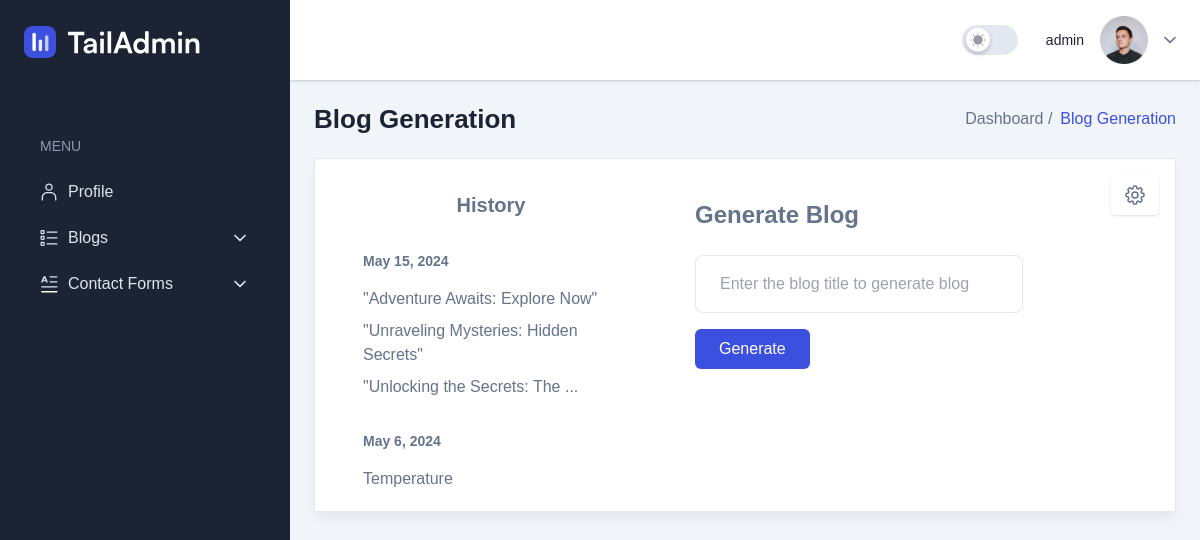
/blog/ (signed in), run on an earlier commit of the app's database.
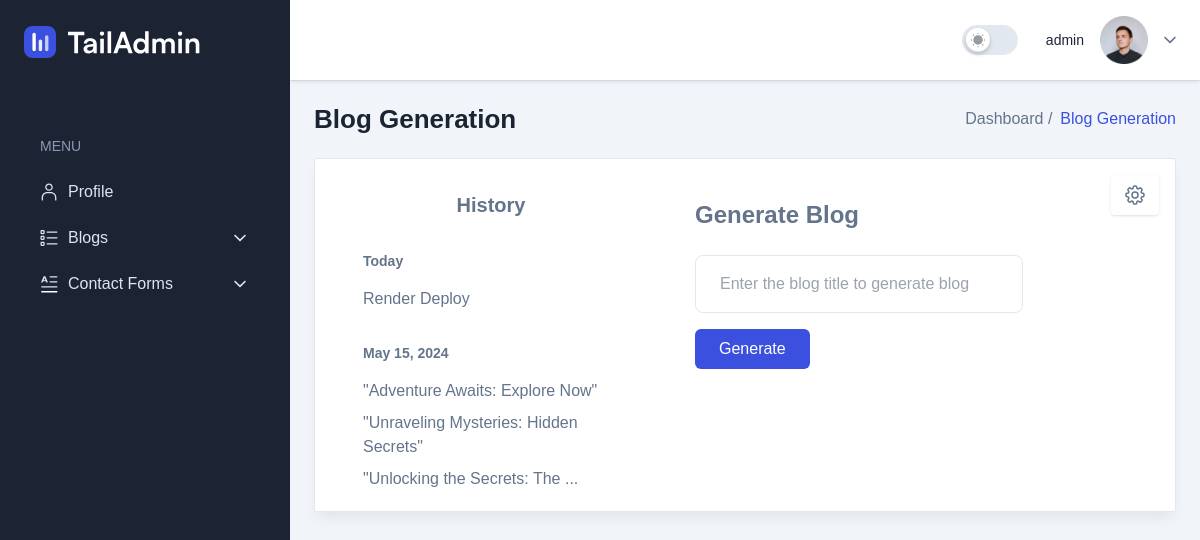
And on a later commit of the database.
### assistant/models.py (models this page shows, shortened)
class BlogSection(BaseModel):
    user = models.ForeignKey(settings.AUTH_USER_MODEL,on_delete=models.CASCADE )
    title = models.CharField(max_length = 2000, blank = True, null = True)
    slug = models.SlugField(max_length=255, unique=True, blank=True, null=True)

### assistant/views.py (the view, shortened to what this page needs)
# urls.py: path('blog/', views.GenerateBlogView.as_view(), name='generate_blog'),
class GenerateBlogView(LoginRequiredMixin, TemplateView):
    template_name = 'assistant/test2.html'
    items_per_page = 10
    def get_context_data(self, **kwargs):
        context = super().get_context_data(**kwargs)
        queryset = BlogSection.objects.filter(user = self.request.user).order_by('-id')
        blogs_grouped_by_date = {}
        blogs = BlogSection.objects.filter(user = self.request.user).order_by('-updated_dt')
        for blog in blogs:
            created_date = blog.updated_dt.date()  #using updated_dt because updated_dt gets updated if new blog for same title is created
            if created_date not in blogs_grouped_by_date:
                blogs_grouped_by_date[created_date] = []
            blogs_grouped_by_date[created_date].append(blog)
        context['blogs_grouped_by_date'] = blogs_grouped_by_date
        context['blogs'] = queryset
        generation_config = self.request.session.get('generation_config_blog', DEFAULT_GENERATION_CONFIG)
        context['form'] = BlogForm()
        context['form2'] = GenerationConfigForm(initial=generation_config)
        return context

### assistant/forms.py
class BlogForm(forms.Form):
    prompt = forms.CharField(
        widget=forms.TextInput(
            attrs={
                 'id': 'id_prompt',
                'placeholder': 'Enter the blog title to generate blog ',
                'class': 'w-full rounded-lg border border-stroke bg-transparent py-4 pl-6 pr-10 outline-none focus:border-primary focus-visible:shadow-none dark:border-form-strokedark dark:bg-form-input dark:focus:border-primary'
                }
        ),
        required=True)

### assistant/templatetags/assistant_tags.py (called while the page is built)
@register.filter
def get_first_four_words(value):
    if value is not None:
        words = value.split()[:4]
        if len(value.split()) > 4:
            return ' '.join(words) + ' ...'
        else:
            return ' '.join(words)
    else:
        return None

### assistant/templates/assistant/test2.html (shortened to what this page needs)
{% extends 'base.html' %}
{% load static   %}
{% load assistant_tags %}
{% load humanize %}
{% block breadcrumb%}
<h2 class="text-title-md2 font-bold text-black dark:text-white">
    Blog Generation
</h2>
<nav>
    <ol class="flex items-center gap-2">
        <li>
            <a class="font-medium" href="{% url 'home' %}">Dashboard /</a>
        </li>
        <li class="font-medium text-primary">Blog Generation</li>
    </ol>
</nav>
{% endblock%}
{% block content %}
<div class="rounded-sm border border-stroke bg-white shadow-default dark:border-strokedark dark:bg-boxdark">
    <div class="w-full border-stroke dark:border-strokedark">
        <div class="w-full p-4">
            <div class="flex gap-16">
                <div class="w-4/12">
                  <div x-data="{ isDragging: false, initialY: 0, currentY: 0, showScrollbar: false, onMouseMove: function(event) { /* Define your behavior here */ }, onMouseUp: function() { /* Define your behavior here */ } }"
         x-init="() => { window.addEventListener('mousemove', onMouseMove); window.addEventListener('mouseup', onMouseUp); }"
         x-on:mousedown.prevent="isDragging = true; initialY = $event.clientY; currentY = $event.clientY"
         x-on:mouseleave.window="isDragging = false"
         x-on:mouseup.window="isDragging = false"
         x-on:mouseenter="showScrollbar = true"
         x-on:mouseleave="showScrollbar = false"
         :class="{ 'overflow-y-auto': showScrollbar, 'overflow-y-hidden': !showScrollbar }"
         style="width: 20rem; height: 20rem; padding: 1rem; cursor: grab;">
        <div class="text-center text-xl font-semibold mb-4">History</div>
        <div class="p-4 bg-gray-100 rounded-md">
            <ul>
                {% for date, blogs in blogs_grouped_by_date.items %}
                <h2 class="text-sm font-bold mb-4">{{ date |  naturalday | title}}</h2>
                {% for blog in blogs %}
                <a href="{% url 'details' blog.pk %}" class="block">
                    <li class="mb-2">{{ blog.title | get_first_four_words}}</li>
                </a>
                {% empty %}
                <li class="text-gray-500">No blogs found.</li>
                {% endfor %}
                <br>
                {% endfor %}
            </ul>
        </div>
        </div>
              </div>
                <div class="w-full sm:w-8/12 rounded-lg p-6">
                    <h1 class="text-2xl font-bold text-gray-800 dark:text-white mb-6">Generate Blog</h1>
                    <form method="post" id="blogForm">
                        <div class="mb-4">
                            {{ form.prompt}}
                        </div>
                        <div class="flex">
                            <input type="submit" value="Generate" class="w-full sm:w-auto px-6 py-2 bg-primary text-white rounded-md font-medium transition hover:bg-opacity-90">
                        </div>
                    </form>
                </div>
            <div x-data="{ popupOpen: false }" class="relative z-999 ">
              <button title=" Configuration Settings" @click="popupOpen = true" type="button" class="inline-flex items-center gap-x-1 text-sm font-semibold leading-6 text-gray-900 bg-gray-100 px-3 py-2 rounded shadow">
                  <span class="relative">
                  </span>
              </button>
          </div>
        </div>
    </div>
    {% endblock content %}

What changed in the data, as far as the page shows it:
no longer on this page (row unchanged): BlogSection: updated_dt "May 6, 2024", title|get_first_four_words "Temperature"
added BlogSection: date "Today", title|get_first_four_words "Render Deploy"
